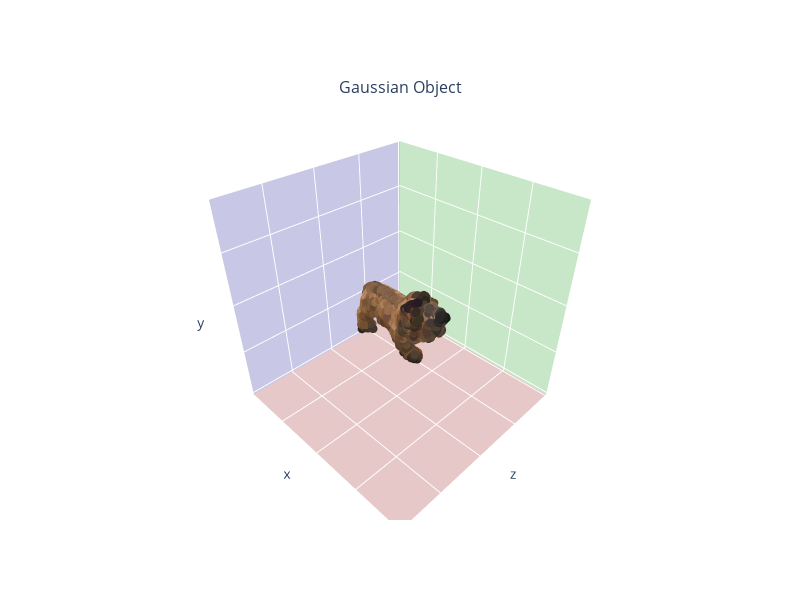

Notebook cell for this chart:
### Code cell
# Load GS-Pose model, Gaussian object and video data
video_directory = f"{PROJ_ROOT}/data/inputs/{TEST_NAME}"
object_directory = f"{PROJ_ROOT}/data/objects/{OBJ_NAME}"

object_video_directory = f"{object_directory}/{OBJ_NAME}-annotate"
object_database_directory = f"{object_directory}/{OBJ_NAME}-database"

dataset = OnePoseCap_Dataset(
    obj_data_dir=object_video_directory,
    obj_database_dir=object_database_directory,
    use_binarized_mask=False,
)
reference_database = create_or_load_gaussian_splat_from_images(
    object_database_directory,
    OBJ_NAME,
    None,
    obj_refer_dataset=dataset,
)
gaussian_object = reference_database["obj_gaussians"]
video, camKs = load_test_data(VIDEO_DIRECTORY_PATH)
H, W = video[0].shape[:2]

object_pointcloud = get_gaussian_splat_pointcloud(gaussian_object)
plot_pointclouds({OBJ_NAME.capitalize(): object_pointcloud}, "Gaussian Object")

### Figure 1 — Plotly figure (JSON) as saved in the notebook; plotly's stock layout.template omitted (floating-point values rounded to 4 significant figures; data arrays with more than 128 entries replaced by an {"elided": "..."} marker saying what was removed)
{"data": [{"marker": {"color": {"elided": "7910 str values"}, "size": 3}, "mode": "markers", "name": "Lion-void", "scene": "scene", "type": "scatter3d", "x": {"elided": "7910 float values"}, "y": {"elided": "7910 float values"}, "z": {"elided": "7910 float values"}}], "layout": {"annotations": [{"font": {"size": 16}, "showarrow": false, "text": "Gaussian Object", "x": 0.5, "xanchor": "center", "xref": "paper", "y": 1, "yanchor": "bottom", "yref": "paper"}], "height": 600, "scene": {"aspectmode": "cube", "camera": {"up": {"x": 0, "y": 1, "z": 0}}, "domain": {"x": [0, 1], "y": [0, 1]}, "xaxis": {"backgroundcolor": "rgb(200, 200, 230)", "range": [-0.1951, 0.1978], "showaxeslabels": false, "showgrid": true, "showline": false, "showticklabels": false, "ticks": "", "zeroline": false}, "yaxis": {"backgroundcolor": "rgb(230, 200, 200)", "range": [-0.205, 0.188], "showaxeslabels": false, "showgrid": true, "showline": false, "showticklabels": false, "ticks": "", "zeroline": false}, "zaxis": {"backgroundcolor": "rgb(200, 230, 200)", "range": [-0.204, 0.1889], "showaxeslabels": false, "showgrid": true, "showline": false, "showticklabels": false, "ticks": "", "zeroline": false}}, "width": 800}}
